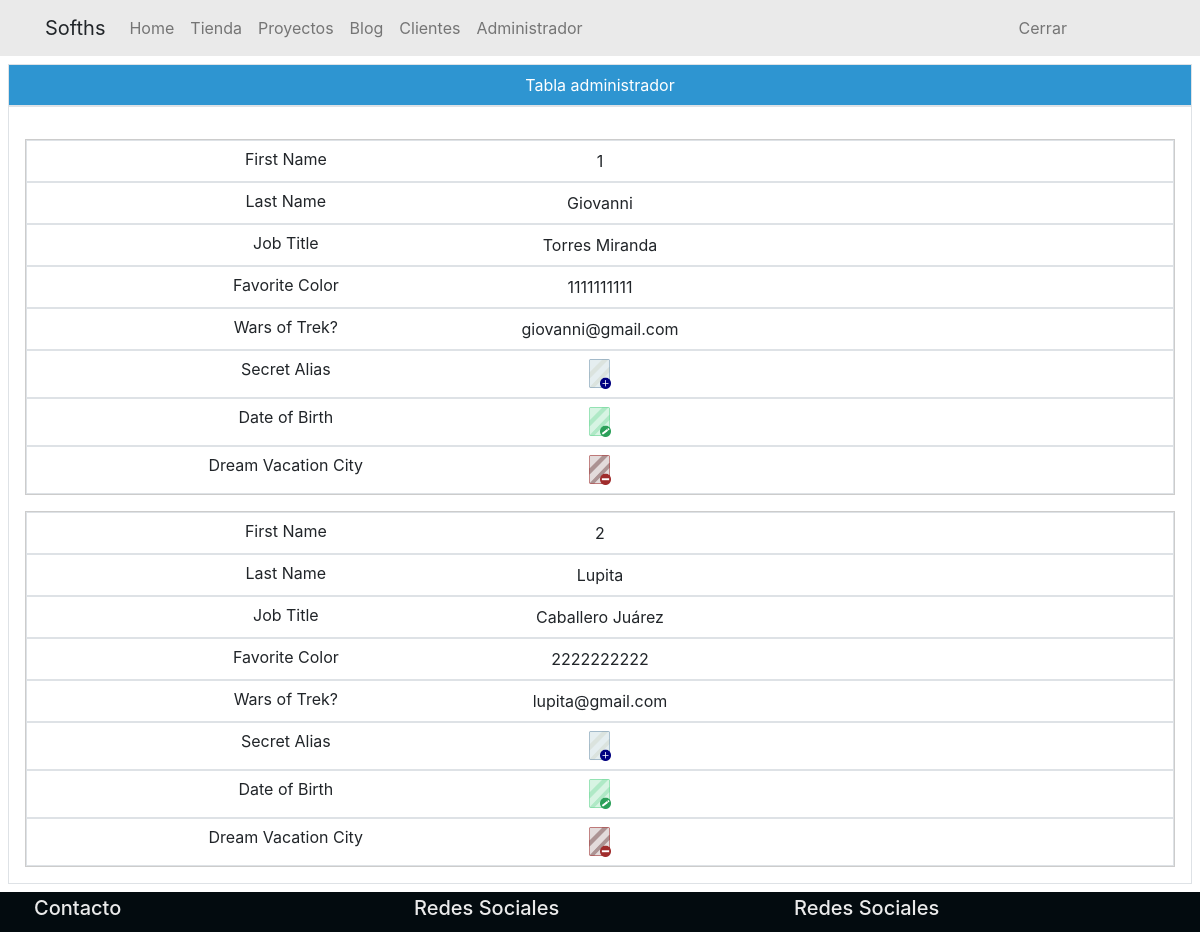
Page /administrador on the committed database.
### tables this page shows
CREATE TABLE administrador (
    adminDNI INT NOT NULL AUTO_INCREMENT ,
    ad_nombre VARCHAR (40) NOT NULL ,
    ad_apellidos VARCHAR (80) NOT NULL ,
    ad_edad INT NOT NULL ,
    ad_rfc VARCHAR (20) NOT NULL ,
    ad_telefono VARCHAR (10) NOT NULL ,
    ad_mail VARCHAR (50) NOT NULL ,    
    ad_direccion VARCHAR (100) NOT NULL ,
    ad_cp INT NOT NULL ,
    PRIMARY KEY (adminDNI)
);

### controllers/ViewsController.php (called while the page is built, shortened)
<?php
class ViewsController {
    private static $views_path = "./views/" ;
    public function view ($route) {
        require_once (self::$views_path."header.php") ;
        require_once (self::$views_path.$route.".php") ;
        require_once (self::$views_path."footer.php") ;
    }
}

### index.php (called while the page is built, shortened)
<?php
require_once ("./controllers/Autoload.php") ;
$route = isset ($_GET["r"]) ? $_GET["r"] : "home" ;
$router = new Router ($route) ;

### controllers/Autoload.php (called while the page is built, shortened)
<?php
class Autoload {
    public function __construct () {
        spl_autoload_register (function ($class_name) {
            $controllers_path = "./controllers/".$class_name.".php" ;
            $models_path = "./models/".$class_name.".php" ;
        }) ;
    }
}

### getters/get-administrador.php (called while the page is built)
<?php
$admincontroller = new AdminController () ;
$a = "" ;
$objectAdmin = $admincontroller->getAdmin ($admin = $a) ;

### controllers/AdminController.php (called while the page is built, shortened)
<?php
class AdminController {
    private $adminmodel ;
	public function __construct () {
		$this->adminmodel = new AdminModel () ;
	}
	public function getAdmin ($admin = "") {
		return $this->adminmodel->get ($admin = "") ;
	}
}

### models/connection.php (called while the page is built, shortened)
<?php
abstract class Connection {
    private static $database_host = "localhost" ;
    private static $database_user = "root" ;
    private static $database_pass = "" ;
    private static $database_name = "sofths" ;
    private $connected ;
    protected $query ;
    protected $rows = array () ;
    private function open_database () {
        $this->connected = new mysqli (
            self::$database_host ,
            self::$database_user ,
            self::$database_pass ,
            self::$database_name
        ) ;
        $this->connected->set_charset (
            self::$database_host
        ) ;
    }
    protected function get_query () {
        $result = $this->connected->query ($this->query) ;
        while ($this->rows [] = $result->fetch_assoc ()) ;
        return array_pop ($this->rows) ;
    }
}

### models/AdminModel.php (called while the page is built, shortened)
<?php
require "Connection.php" ;
class AdminModel extends Connection {
	public function get ($admin = "") {
        $this->query = ($admin != "")  ? "SELECT * FROM administrador WHERE adminDNI = '$admin'" : "SELECT * FROM administrador" ;
		$this->get_query () ;
		foreach ($this->rows as $key => $value) {
			$data[$key] = $value ;
		}
		return $data ;
	}
}

### views/administrador.php (the view, shortened to what this page needs)
<?php require_once ("./getters/get-administrador.php") ; ?>
<div class="bg-white p-5p-0">
    <div class="bg-3 text-center text-white border p-2">Tabla administrador</div>
    <div class="bg-white border p-3">
        <table class="width-complete">
            <tbody>
                <?php
                for ($j=0; $j <= 1 ; $j++) {
                ?>
                <tr>
                    <td class="border text-center xx-small p-2p-0"><?php print $objectAdmin[$j]["adminDNI"]?></td>
                    <td class="border text-center xx-small p-2p-0"><?php print $objectAdmin[$j]["ad_nombre"]?></td>
                    <td class="border text-center xx-small p-2p-0"><?php print $objectAdmin[$j]["ad_apellidos"]?></td>
                    <td class="border text-center xx-small p-2p-0"><?php print $objectAdmin[$j]["ad_telefono"]?></td>
                    <td class="border text-center xx-small p-2p-0"><?php print $objectAdmin[$j]["ad_mail"]?></td>
                    <td class="border text-center xx-small p-2p-0"><a href="#"><img src="http://localhost/images/nuevo.png" height="30" alt=""></a></td>
                    <td class="border text-center xx-small p-2p-0"><a href="#"><img src="http://localhost/images/editar.png" height="30" alt=""></a></td>
                    <td class="border text-center xx-small p-2p-0"><a href="#"><img src="http://localhost/images/eliminar.png" height="30" alt=""></a></td>
                </tr>
                <?php
                }
                ?>
            </tbody>
        </table>
    </div>
</div>

### public/css/style.css (style rules this page uses)
.bg-3 { background-color: #2E95D1!important ; }
table.width-complete { width: 100%; }
@media only screen and (min-width: 911px) { .p-2p-0 { padding: .5rem!important; } }
@media only screen and (min-width: 911px) { .p-5p-0 { padding: .5rem!important; } }
table { width: 100%; border-collapse: collapse; }
tr:nth-of-type(odd) { background: #fff; }
td, th { padding: 6px; border: 1px solid #000; text-align: left; }
@media only screen and (max-width: 911px),
  (min-device-width: 768px) and (max-device-width: 1024px) { table, thead, tbody, th, td, tr { display: block; } }
@media only screen and (max-width: 911px),
  (min-device-width: 768px) and (max-device-width: 1024px) { tr { border: 1px solid #ccc; margin-top: 1rem ; } }
@media only screen and (max-width: 911px),
  (min-device-width: 768px) and (max-device-width: 1024px) { td { border: none; border-bottom: 1px solid #eee; position: relative; padding-left: 50%; } }
@media only screen and (max-width: 911px),
  (min-device-width: 768px) and (max-device-width: 1024px) { td:before { position: absolute; top: 6px; left: 6px; width: 45%; padding-right: 10px; white-space: nowrap; } }
@media only screen and (max-width: 911px),
  (min-device-width: 768px) and (max-device-width: 1024px) { td:nth-of-type(1):before { content: "First Name"; } }
@media only screen and (max-width: 911px),
  (min-device-width: 768px) and (max-device-width: 1024px) { td:nth-of-type(2):before { content: "Last Name"; } }
@media only screen and (max-width: 911px),
  (min-device-width: 768px) and (max-device-width: 1024px) { td:nth-of-type(3):before { content: "Job Title"; } }
@media only screen and (max-width: 911px),
  (min-device-width: 768px) and (max-device-width: 1024px) { td:nth-of-type(4):before { content: "Favorite Color"; } }
@media only screen and (max-width: 911px),
  (min-device-width: 768px) and (max-device-width: 1024px) { td:nth-of-type(5):before { content: "Wars of Trek?"; } }
@media only screen and (max-width: 911px),
  (min-device-width: 768px) and (max-device-width: 1024px) { td:nth-of-type(6):before { content: "Secret Alias"; } }
@media only screen and (max-width: 911px),
  (min-device-width: 768px) and (max-device-width: 1024px) { td:nth-of-type(7):before { content: "Date of Birth"; } }
@media only screen and (max-width: 911px),
  (min-device-width: 768px) and (max-device-width: 1024px) { td:nth-of-type(8):before { content: "Dream Vacation City"; } }

### rows in the picture
administrador: adminDNI "1", ad_nombre "Giovanni", ad_apellidos "Torres Miranda", ad_telefono "1111111111", ad_mail "giovanni@gmail.com"
administrador: adminDNI "2", ad_nombre "Lupita", ad_apellidos "Caballero Juárez", ad_telefono "2222222222", ad_mail "lupita@gmail.com"
